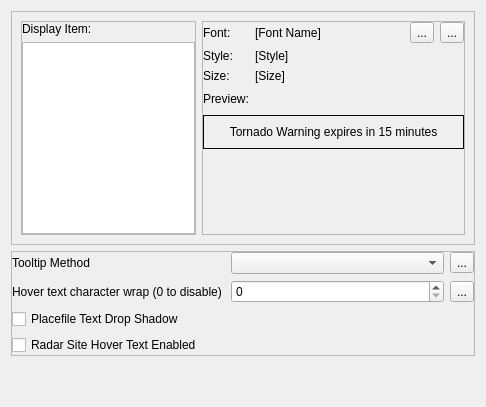
         <widget class="QWidget" name="text">
          <layout class="QVBoxLayout" name="verticalLayout_5">
           <item>
            <widget class="QFrame" name="frame_4">
             <property name="frameShape">
              <enum>QFrame::Shape::StyledPanel</enum>
             </property>
             <property name="frameShadow">
              <enum>QFrame::Shadow::Plain</enum>
             </property>
             <layout class="QGridLayout" name="gridLayout_8" columnstretch="2,3">
              <item row="0" column="0">
               <widget class="QFrame" name="frame_5">
                <property name="frameShape">
                 <enum>QFrame::Shape::StyledPanel</enum>
                </property>
                <property name="frameShadow">
                 <enum>QFrame::Shadow::Raised</enum>
                </property>
                <layout class="QGridLayout" name="gridLayout_9">
                 <property name="leftMargin">
                  <number>0</number>
                 </property>
                 <property name="topMargin">
                  <number>0</number>
                 </property>
                 <property name="rightMargin">
                  <number>0</number>
                 </property>
                 <property name="bottomMargin">
                  <number>0</number>
                 </property>
                 <item row="0" column="0" colspan="2">
                  <widget class="QLabel" name="label_10">
                   <property name="text">
                    <string>Display Item:</string>
                   </property>
                  </widget>
                 </item>
                 <item row="1" column="0" colspan="2">
                  <widget class="QListView" name="fontListView"/>
                 </item>
                </layout>
               </widget>
              </item>
              <item row="0" column="1">
               <widget class="QFrame" name="frame_6">
                <property name="frameShape">
                 <enum>QFrame::Shape::StyledPanel</enum>
                </property>
                <property name="frameShadow">
                 <enum>QFrame::Shadow::Raised</enum>
                </property>
                <layout class="QGridLayout" name="gridLayout_6">
                 <property name="leftMargin">
                  <number>0</number>
                 </property>
                 <property name="topMargin">
                  <number>0</number>
                 </property>
                 <property name="rightMargin">
                  <number>0</number>
                 </property>
                 <property name="bottomMargin">
                  <number>0</number>
                 </property>
                 <item row="8" column="0">
                  <spacer name="verticalSpacer_5">
                   <property name="orientation">
                    <enum>Qt::Orientation::Vertical</enum>
                   </property>
                   <property name="sizeHint" stdset="0">
                    <size>
                     <width>20</width>
                     <height>40</height>
                    </size>
                   </property>
                  </spacer>
                 </item>
                 <item row="7" column="0" colspan="5">
                  <widget class="QFrame" name="frame_7">
                   <property name="frameShape">
                    <enum>QFrame::Shape::Panel</enum>
                   </property>
                   <property name="frameShadow">
                    <enum>QFrame::Shadow::Plain</enum>
                   </property>
                   <layout class="QVBoxLayout" name="verticalLayout_7">
                    <item>
                     <widget class="QLabel" name="fontPreviewLabel">
                      <property name="text">
                       <string>Tornado Warning expires in 15 minutes</string>
                      </property>
                      <property name="alignment">
                       <set>Qt::AlignmentFlag::AlignCenter</set>
                      </property>
                      <property name="wordWrap">
                       <bool>true</bool>
                      </property>
                     </widget>
                    </item>
                   </layout>
                  </widget>
                 </item>
                 <item row="0" column="3">
                  <widget class="QToolButton" name="fontSelectButton">
                   <property name="text">
                    <string>...</string>
                   </property>
                  </widget>
                 </item>
                 <item row="3" column="2">
                  <widget class="QLabel" name="fontStyleLabel">
                   <property name="text">
                    <string>[Style]</string>
                   </property>
                  </widget>
                 </item>
                 <item row="0" column="2">
                  <widget class="QLabel" name="fontNameLabel">
                   <property name="text">
                    <string>[Font Name]</string>
                   </property>
                  </widget>
                 </item>
                 <item row="5" column="2">
                  <widget class="QLabel" name="fontSizeLabel">
                   <property name="text">
                    <string>[Size]</string>
                   </property>
                  </widget>
                 </item>
                 <item row="0" column="0">
                  <widget class="QLabel" name="label_11">
                   <property name="text">
                    <string>Font:</string>
                   </property>
                  </widget>
                 </item>
                 <item row="3" column="0">
                  <widget class="QLabel" name="label_15">
                   <property name="text">
                    <string>Style:</string>
                   </property>
                  </widget>
                 </item>
                 <item row="5" column="0">
                  <widget class="QLabel" name="label_18">
                   <property name="text">
                    <string>Size:</string>
                   </property>
                  </widget>
                 </item>
                 <item row="6" column="0" colspan="2">
                  <widget class="QLabel" name="label_13">
                   <property name="text">
                    <string>Preview:</string>
                   </property>
                  </widget>
                 </item>
                 <item row="6" column="2">
                  <spacer name="horizontalSpacer">
                   <property name="orientation">
                    <enum>Qt::Orientation::Horizontal</enum>
                   </property>
                   <property name="sizeHint" stdset="0">
                    <size>
                     <width>40</width>
                     <height>20</height>
                    </size>
                   </property>
                  </spacer>
                 </item>
                 <item row="0" column="4">
                  <widget class="QToolButton" name="resetFontButton">
                   <property name="text">
                    <string>...</string>
                   </property>
                   <property name="icon">
                    <iconset resource="../../../../scwx-qt.qrc">
                     <normaloff>:/res/icons/font-awesome-6/rotate-left-solid.svg</normaloff>:/res/icons/font-awesome-6/rotate-left-solid.svg</iconset>
                   </property>
                  </widget>
                 </item>
                </layout>
               </widget>
              </item>
             </layout>
            </widget>
           </item>
           <item>
            <widget class="QFrame" name="frame_3">
             <property name="frameShape">
              <enum>QFrame::Shape::StyledPanel</enum>
             </property>
             <property name="frameShadow">
              <enum>QFrame::Shadow::Raised</enum>
             </property>
             <layout class="QGridLayout" name="gridLayout_7">
              <property name="leftMargin">
               <number>0</number>
              </property>
              <property name="topMargin">
               <number>0</number>
              </property>
              <property name="rightMargin">
               <number>0</number>
              </property>
              <property name="bottomMargin">
               <number>0</number>
              </property>
              <item row="0" column="0">
               <widget class="QLabel" name="label_9">
                <property name="text">
                 <string>Tooltip Method</string>
                </property>
               </widget>
              </item>
              <item row="3" column="0">
               <widget class="QCheckBox" name="radarSiteHoverTextCheckBox">
                <property name="text">
                 <string>Radar Site Hover Text Enabled</string>
                </property>
               </widget>
              </item>
              <item row="0" column="2">
               <widget class="QToolButton" name="resetTooltipMethodButton">
                <property name="text">
                 <string>...</string>
                </property>
                <property name="icon">
                 <iconset resource="../../../../scwx-qt.qrc">
                  <normaloff>:/res/icons/font-awesome-6/rotate-left-solid.svg</normaloff>:/res/icons/font-awesome-6/rotate-left-solid.svg</iconset>
                </property>
               </widget>
              </item>
              <item row="1" column="1">
               <widget class="QFocusedSpinBox" name="hoverTextWrapSpinBox">
                <property name="focusPolicy">
                 <enum>Qt::FocusPolicy::StrongFocus</enum>
                </property>
                <property name="maximum">
                 <number>999</number>
                </property>
               </widget>
              </item>
              <item row="1" column="2">
               <widget class="QToolButton" name="resetHoverTextWrapButton">
                <property name="text">
                 <string>...</string>
                </property>
                <property name="icon">
                 <iconset resource="../../../../scwx-qt.qrc">
                  <normaloff>:/res/icons/font-awesome-6/rotate-left-solid.svg</normaloff>:/res/icons/font-awesome-6/rotate-left-solid.svg</iconset>
                </property>
               </widget>
              </item>
              <item row="1" column="0">
               <widget class="QLabel" name="label_8">
                <property name="text">
                 <string>Hover text character wrap (0 to disable)</string>
                </property>
               </widget>
              </item>
              <item row="0" column="1">
               <widget class="QFocusedComboBox" name="tooltipMethodComboBox">
                <property name="focusPolicy">
                 <enum>Qt::FocusPolicy::StrongFocus</enum>
                </property>
               </widget>
              </item>
              <item row="2" column="0">
               <widget class="QCheckBox" name="placefileTextDropShadowCheckBox">
                <property name="text">
                 <string>Placefile Text Drop Shadow</string>
                </property>
               </widget>
              </item>
             </layout>
            </widget>
           </item>
           <item>
            <spacer name="verticalSpacer_4">
             <property name="orientation">
              <enum>Qt::Orientation::Vertical</enum>
             </property>
             <property name="sizeHint" stdset="0">
              <size>
               <width>20</width>
               <height>40</height>
              </size>
             </property>
            </spacer>
           </item>
          </layout>
         </widget>
